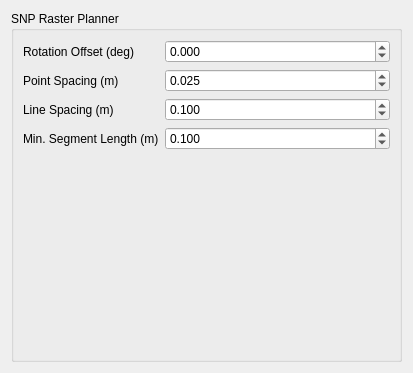
<?xml version="1.0" encoding="UTF-8"?>
<ui version="4.0">
 <class>SNPRasterPlanner</class>
 <widget class="QWidget" name="SNPRasterPlanner">
  <property name="geometry">
   <rect>
    <x>0</x>
    <y>0</y>
    <width>413</width>
    <height>373</height>
   </rect>
  </property>
  <property name="windowTitle">
   <string>Form</string>
  </property>
  <layout class="QVBoxLayout" name="verticalLayout_4">
   <item>
    <widget class="QGroupBox" name="group_box_raster_planner">
     <property name="sizePolicy">
      <sizepolicy hsizetype="Preferred" vsizetype="Preferred">
       <horstretch>0</horstretch>
       <verstretch>0</verstretch>
      </sizepolicy>
     </property>
     <property name="title">
      <string>SNP Raster Planner</string>
     </property>
     <layout class="QVBoxLayout" name="verticalLayout">
      <item>
       <layout class="QFormLayout" name="form_layout">
        <item row="0" column="0">
         <widget class="QLabel" name="label_rotation_offset">
          <property name="text">
           <string>Rotation Offset (deg)</string>
          </property>
         </widget>
        </item>
        <item row="0" column="1">
         <widget class="QDoubleSpinBox" name="double_spin_box_rotation_offset">
          <property name="decimals">
           <number>3</number>
          </property>
          <property name="minimum">
           <double>-180.000000000000000</double>
          </property>
          <property name="maximum">
           <double>180.000000000000000</double>
          </property>
          <property name="value">
           <double>0.000000000000000</double>
          </property>
         </widget>
        </item>
        <item row="1" column="0">
         <widget class="QLabel" name="label_point_spacing">
          <property name="text">
           <string>Point Spacing (m)</string>
          </property>
         </widget>
        </item>
        <item row="1" column="1">
         <widget class="QDoubleSpinBox" name="double_spin_box_point_spacing">
          <property name="decimals">
           <number>3</number>
          </property>
          <property name="minimum">
           <double>0.000000000000000</double>
          </property>
          <property name="maximum">
           <double>100.000000000000000</double>
          </property>
          <property name="value">
           <double>0.025000000000000</double>
          </property>
         </widget>
        </item>
        <item row="2" column="0">
         <widget class="QLabel" name="label_line_spacing">
          <property name="text">
           <string>Line Spacing (m)</string>
          </property>
         </widget>
        </item>
        <item row="2" column="1">
         <widget class="QDoubleSpinBox" name="double_spin_box_line_spacing">
          <property name="decimals">
           <number>3</number>
          </property>
          <property name="maximum">
           <double>100.000000000000000</double>
          </property>
          <property name="value">
           <double>0.100000000000000</double>
          </property>
         </widget>
        </item>
        <item row="3" column="0">
         <widget class="QLabel" name="label_minimum_segment_length">
          <property name="text">
           <string>Min. Segment Length (m)</string>
          </property>
         </widget>
        </item>
        <item row="3" column="1">
         <widget class="QDoubleSpinBox" name="double_spin_box_min_segment_length">
          <property name="decimals">
           <number>3</number>
          </property>
          <property name="maximum">
           <double>10.000000000000000</double>
          </property>
          <property name="singleStep">
           <double>0.100000000000000</double>
          </property>
          <property name="value">
           <double>0.100000000000000</double>
          </property>
         </widget>
        </item>
        <item row="4" column="0" colspan="2">
         <spacer name="verticalSpacer">
          <property name="orientation">
           <enum>Qt::Vertical</enum>
          </property>
          <property name="sizeHint" stdset="0">
           <size>
            <width>20</width>
            <height>40</height>
           </size>
          </property>
         </spacer>
        </item>
       </layout>
      </item>
     </layout>
    </widget>
   </item>
  </layout>
 </widget>
 <resources/>
 <connections/>
</ui>
